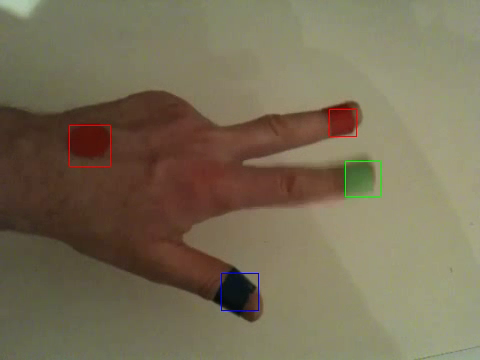
//> input picture frame 52 of video1Result.mp4, 480 x 360 px, given in place of video1.mp4, which was not available
$ ./main   (built with g++ and OpenCV 4)
//> lines starting //> are read from the running program, lines starting //| are printed output that depends on the picture; after the words box and inside, x2 and y2 are one past the last pixel; in counts of white or black regions, pixels touching at a corner belong together; pictures that were not available may be replaced by others from this repository, and a replacement may not be noted
### Object.hpp
//
//  Object.hpp
//  Project
//
//  Created by omer perron on 16/11/17.
//  Copyright © 2017 omer perron. All rights reserved.
//

#ifndef Object_hpp
#define Object_hpp

#include <iostream>
#include <opencv2/imgproc/imgproc.hpp>
#include <stdio.h>
#include <vector>
#include <math.h>

using namespace cv;
using namespace std;

class Object{
    vector<Point> points;
    Point center;
    int colour;

    void cullPoints();
    void updateCenter();

public:

    Object(int _colour) : colour(_colour) {};
    Point getCenter();
    int getColour();
    bool addPosition(Point pos);
    static int distance(Point a, Point b);
    int getWidth();
    int getHeight();
    unsigned long getNumPoints();
    Point getTL();
};


#endif /* Object_hpp */

### Object.cpp
//
//  Object.cpp
//  Project
//
//  Created by omer perron on 16/11/17.
//  Copyright © 2017 omer perron. All rights reserved.
//

#include "Object.hpp"

Point Object::getCenter(){
    return center;
}

int Object::getColour(){
    return colour;
}
void Object::updateCenter(){

    int x = 0, y = 0;
    for(Point point: points){
        x += point.x;
        y += point.y;
    }
    x = x / points.size();
    y = y / points.size();

    center = Point(x,y);

}

unsigned long Object::getNumPoints(){
    return points.size();
}

int Object::getWidth(){
    int width = 0;
    for(Point point : points){
        int dist = abs(point.x - getCenter().x);
        if(dist > width) width = dist;
    }

    if (width == 0) width = 1;
    return width;
}

int Object::getHeight(){
    int height = 0;
    for(Point point : points){
        int dist = abs(point.y - getCenter().y);
        if(dist > height) height = dist;
    }
    if (height == 0) height = 1;
    return height;
}

Point Object::getTL(){
    Point TL(1000, 1000);
    for(Point point : points){
        if(point.x < TL.x) TL.x = point.x;
        if(point.y < TL.y) TL.y = point.y;
    }
    return TL;
}


bool Object::addPosition(Point toAdd){
    int threshold = 50;

    if(points.size() != 0 && distance(getCenter(), toAdd) >= threshold){
        return false;
    }
    points.push_back(Point(toAdd.x, toAdd.y));
    updateCenter();

    return true;
}

// [11 lines left out: function cullPoints, not called in this run]

int Object::distance(Point a, Point b){
    return sqrt( pow(a.x-b.x, 2) + pow(a.y-b.y, 2));
}

### main.cpp
#include <opencv2/core/core.hpp>
#include <opencv2/highgui/highgui.hpp>
#include <iostream>
#include <opencv2/imgproc/imgproc.hpp>
#include <vector>
#include <math.h>
#include "Object.hpp"
using namespace cv;
using namespace std;

vector<Object> objects;
Mat originalImage;
Mat image;

//gets the position and colour of a pixel, and checks if it can be added to an existing object.
//if there is no existing object within a arbitrary distance, a new object is created with the pixel as its center.
void addNewPosition(int x, int y, int colour){
    Point toAdd(x, y);

    //check if object exists near by, and add the pixel to it if it does
    for(Object &obj : objects){
        if(colour == obj.getColour() && obj.addPosition(toAdd)) return;
    }
    //otherwise create a new object and add the pixel as its center
    Object newObj(colour);
    newObj.addPosition(toAdd);
    objects.push_back(newObj);
}

//dilates and then erodes an image passed as a parameter.
void morphologicalClosing(int x, int y, Mat img){

    dilate( img, img, getStructuringElement(MORPH_RECT, Size(x, y)) );
    erode(img, img, getStructuringElement(MORPH_RECT, Size(x, y)) );
}

//erodes and then dilates an image passed as a parameter.
void morphologicalOpening(int x, int y, Mat img){

    erode(img, img, getStructuringElement(MORPH_RECT, Size(x, y)) );
    dilate( img, img, getStructuringElement(MORPH_RECT, Size(x, y)) );
}

//check if  a pixels HSV values categorise it as a red pixel
bool checkRed(int hVal, int sVal, int vVal){
    if((hVal >= 114 && hVal <= 122) && (sVal > 173 && sVal < 255) && (vVal > 58 && vVal < 255)) return true;
    return false;
}

//check if  a pixels HSV values categorise it as a blue pixel
bool checkBlue(int hVal, int sVal, int vVal){
    if((hVal >= 0 && hVal <= 52) && (sVal > 0 && sVal < 255) && (vVal > 0 && vVal < 255)) return true;
    return false;
}

//check if  a pixels HSV values categorise it as a green pixel
bool checkGreen(int hVal, int sVal, int vVal){
    if((hVal >= 66 && hVal <= 87) && (sVal >= 72 && sVal <= 164) && (vVal >= 80 && vVal <= 141)) return true;
    return false;
}

//check if  a pixels HSV values categorise it as a yellow pixel
bool checkYellow(int hVal, int sVal, int vVal){
    if((hVal >= 96 && hVal <= 107) && (sVal >= 96 && sVal <= 172) && (vVal >= 149 && vVal <= 218)) return true;
    return false;
}


//this function loops through each object, finds its width and height and draws a rectangle around it of the correct
//colour.
void drawRectangles(){
    for(Object obj : objects){
        //if object doesnt have enough pixels it is too small, we dont print it
        if(obj.getNumPoints() < 60) continue;


        //get objects width, height and top left corner for printing
        Point tl = obj.getTL();
        int width = obj.getWidth();
        int height = obj.getHeight();
        int length = width;
        if(height > width) length = height;

        //draw red rectangle
        if(obj.getColour() == 0){
            Rect rect(tl.x, tl.y, length*2, length*2);
            rectangle(originalImage, rect, Scalar(0, 0, 255));
            rectangle(originalImage, rect, Scalar(0, 0, 255));

        //draw blue rectangle
        }else if(obj.getColour() == 1){
            Rect rect(tl.x, tl.y, length*2, length*2);
            rectangle(originalImage, rect, Scalar(255, 0, 0));
            rectangle(image, rect, Scalar(255, 0, 0));

        //draw green rectangle
        }else if(obj.getColour() == 2){
            Rect rect(tl.x, tl.y, length*2, length*2);
            rectangle(originalImage, rect, Scalar(0, 255, 0));
            rectangle(image, rect, Scalar(0, 255, 0));

        //draw yellow rectangle
        }else if(obj.getColour() == 3){
            Rect rect(tl.x, tl.y, length*2, length*2);
            rectangle(originalImage, rect, Scalar(0, 255, 255));
            rectangle(image, rect, Scalar(0, 255, 255));
        }
    }
}

//this function set all pixels who arnt red, blue, green or yellow to 0 (black).
//then a morphological process is performed to remove any noise
//finally, all pixels are then looped over again and each remaining pixel is added to an object
//or created into an object in addNewPosition(x,y, colour);
Mat getColours(Mat original){

    //convert image to HSV
    cvtColor(original, image, CV_RGB2HSV);

    //get height and width
    int height = image.rows;
    int width = image.cols;

    //loop through each pixel
    for(int i = 0; i < height; i++){
        for(int j = 0; j < width; j++){
            Vec3b HSV = image.at<Vec3b>(i,j);

            int hVal = (int) HSV[0];
            int sVal = (int) HSV[1];
            int vVal = (int) HSV[2];

            //make it black if its not red, blue, green or blue
            if(!checkRed(hVal, sVal, vVal) && !checkBlue(hVal, sVal, vVal) &&  !checkGreen(hVal, sVal, vVal)
                   && !checkYellow(hVal, sVal, vVal)){
                image.at<Vec3b>(i,j) = 0;
            }
        }
    }

    morphologicalOpening(6, 6, image);

    //loop through again and add pixel to object
    for(int i = 0; i < height; i++){
        for(int j = 0; j < width; j++){
            Vec3b HSV = image.at<Vec3b>(i,j);

            int hVal = (int) HSV[0];
            int sVal = (int) HSV[1];
            int vVal = (int) HSV[2];

            if(checkRed(hVal, sVal, vVal)) addNewPosition(j, i, 0);
            else if(checkBlue(hVal, sVal, vVal)) addNewPosition(j, i, 1);
            else if(checkGreen(hVal, sVal, vVal)) addNewPosition(j, i, 2);
            else if(checkYellow(hVal, sVal, vVal)) addNewPosition(j, i, 3);

        }
    }
    //draw rectangles ontop of image
    drawRectangles();

    cvtColor(image, image, CV_HSV2RGB);
    return image;
}


int main( int argc, char** argv ){

    VideoCapture cap("/Users/omer/Documents/PicProcessing/Project/Final_Project/videos/video1.mp4");
    if(!cap.isOpened()){  // check if we succeeded
        //cout << "there was an error opening the file" << endl;
        return -1;
    }
    int width = cap.get(CV_CAP_PROP_FRAME_WIDTH);
    int height = cap.get(CV_CAP_PROP_FRAME_HEIGHT);
    int fps = cap.get(CAP_PROP_FPS);
    int my_fourcc = CV_FOURCC('m', 'p', '4', 'v');
    int frm_count = cap.get(CAP_PROP_FRAME_COUNT);


    VideoWriter  v_dst("/Users/omer/Documents/PicProcessing/Project/Final_Project/videos/video1Result.mp4", my_fourcc, fps, Size(width,height), 1);
    Mat photo;
    photo = imread("/Users/omer/Documents/PicProcessing/Project/Final_Project/videos/image.png", CV_LOAD_IMAGE_COLOR);   // Read the file
//> image.png cannot be read in this run, so this picture is empty
    bool pho = false;

    Mat original;

    if(pho){
        image = getColours(photo);
        namedWindow("Processed Hue", WINDOW_AUTOSIZE);
        imshow( "Processed Hue", image );

    }else{
        cap >> originalImage; // get a new frame from camera
//> originalImage is the input picture: 360 rows x 480 cols, CV_8UC3; mean B, G, R 86.2, 110, 120.3
        originalImage.copyTo(image);
        for(int i = 0; i < frm_count-1; i++){
            getColours(image);
//> in getColours, `cvtColor(original, image, CV_RGB2HSV);`: original: 360 rows x 480 cols, CV_8UC3; mean H, S, V 96.6, 80.9, 121.4
//> after the loop in getColours, `for(int i = 0; i < height; i++)`: image: 360 rows x 480 cols, CV_8UC3; mean H, S, V 2.1, 3.9, 2.2
//> in morphologicalOpening, `erode(img, img, getStructuringElement(MORPH_RECT, Size(x, y)) );`: img: 360 rows x 480 cols, CV_8UC3; mean H, S, V 1, 1.8, 0.9
//> in morphologicalOpening, `dilate( img, img, getStructuringElement(MORPH_RECT, Size(x, y)) );`: img: 360 rows x 480 cols, CV_8UC3; mean H, S, V 1.5, 2.9, 1.4
//> after the loop in drawRectangles, `for(Object obj : objects)`:
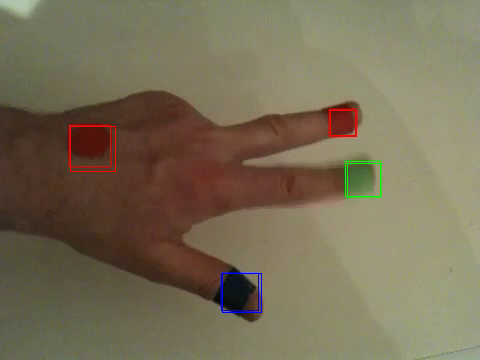
//> originalImage: 360 rows x 480 cols, CV_8UC3; 0.33% of pixels changed, all inside (x1, y1, x2, y2) = (70, 110, 381, 313)
//> after the loop in drawRectangles, `for(Object obj : objects)`: image: 360 rows x 480 cols, CV_8UC3; mean H, S, V 1.7, 3.1, 1.4
//> in getColours, `cvtColor(image, image, CV_HSV2RGB);`:
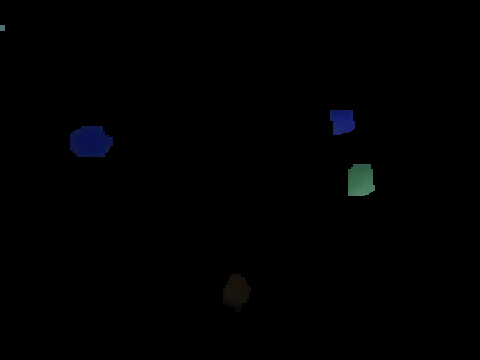
//> image: 360 rows x 480 cols, CV_8UC3; mean R, G, B 0.5, 0.8, 1.2
            cout << objects.size() << endl;
            v_dst.write(originalImage);

            objects.clear();
            imshow( "Frame", originalImage );
            cap >> originalImage;
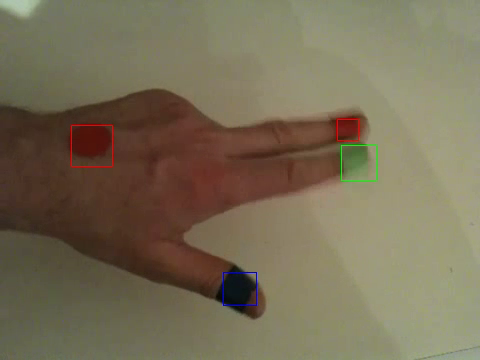
//> input picture frame 53 of video1Result.mp4, 480 x 360 px, given in place of video1.mp4, which was not available
//> originalImage is the input picture: 360 rows x 480 cols, CV_8UC3; mean B, G, R 86.3, 110.1, 120.2
            originalImage.copyTo(image);

            char c = (char)waitKey(33);
            if( c == 27 ) break;
        }
//> pass 2 of the loop `for(int i = 0; i < frm_count-1; i++)`:
//> original: 360 rows x 480 cols, CV_8UC3; mean H, S, V 96.5, 80.6, 121.3
//> after the loop in drawRectangles (call 2), `for(Object obj : objects)`:
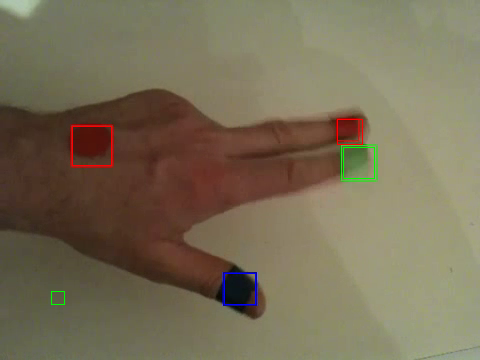
//> originalImage: 360 rows x 480 cols, CV_8UC3; 0.32% of pixels changed, all inside (x1, y1, x2, y2) = (51, 119, 375, 305)
//> in getColours (call 2), `cvtColor(image, image, CV_HSV2RGB);`:
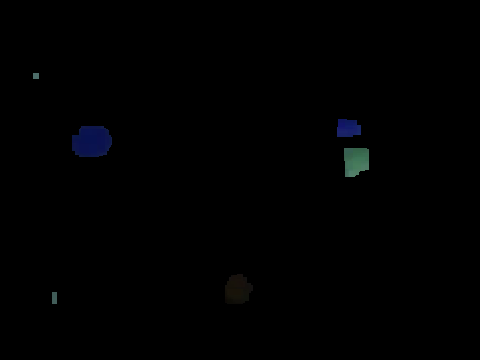
//> image: 360 rows x 480 cols, CV_8UC3; mean R, G, B 0.5, 0.7, 1.1
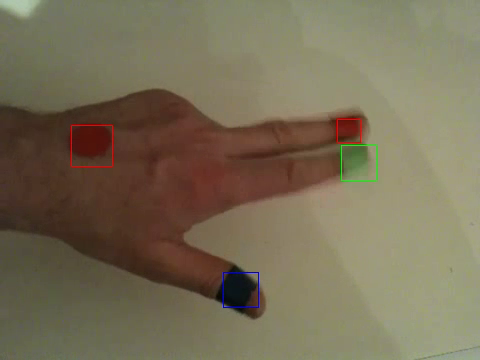
//> input picture frame 54 of video1Result.mp4, 480 x 360 px, given in place of video1.mp4, which was not available
//> originalImage is the input picture: 360 rows x 480 cols, CV_8UC3; mean B, G, R 86.3, 110, 120.2
//> pass 3 of the loop `for(int i = 0; i < frm_count-1; i++)`:
//> original: 360 rows x 480 cols, CV_8UC3; mean H, S, V 96.6, 80.6, 121.3
//> after the loop in drawRectangles (call 3), `for(Object obj : objects)`:
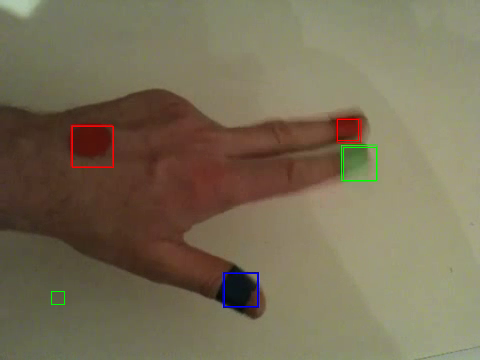
//> originalImage: 360 rows x 480 cols, CV_8UC3; 0.33% of pixels changed, all inside (x1, y1, x2, y2) = (51, 119, 377, 307)
//> in getColours (call 3), `cvtColor(image, image, CV_HSV2RGB);`:
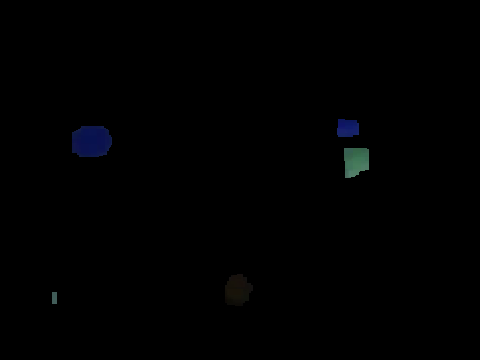
//> image: 360 rows x 480 cols, CV_8UC3; mean R, G, B 0.5, 0.7, 1.1
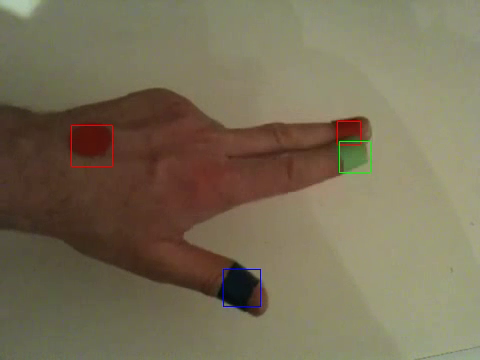
//> input picture frame 55 of video1Result.mp4, 480 x 360 px, given in place of video1.mp4, which was not available
//> originalImage is the input picture: 360 rows x 480 cols, CV_8UC3; mean B, G, R 86.4, 110.1, 120.2

        //imshow( "Frame", originalImage );
        //waitKey(0);                                          // Wait for a keystroke in the window

    }


    return 0;
}
